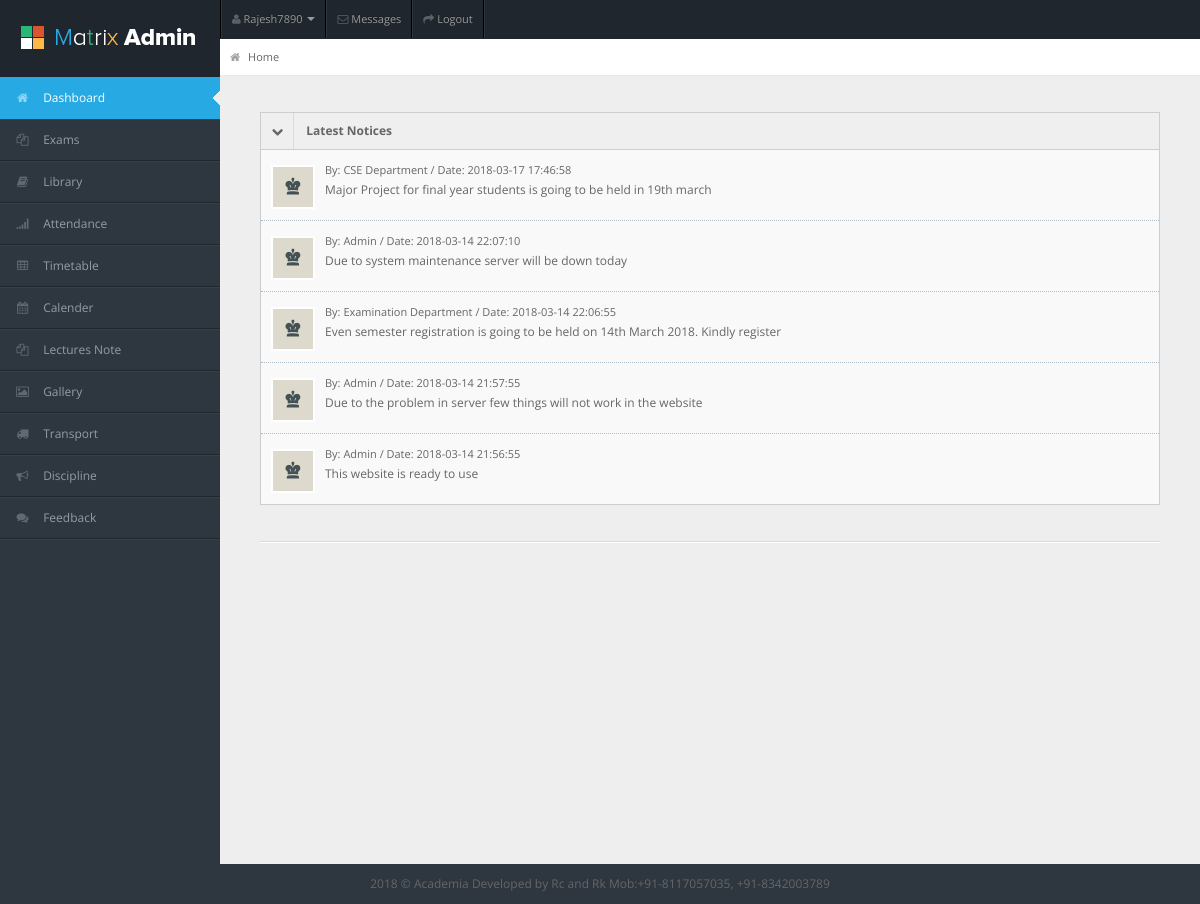
Page /user/notice.php (signed in) on the committed database.
### tables this page shows
CREATE TABLE `notices` (
  `id` int(11) NOT NULL,
  `post_by` varchar(255) NOT NULL,
  `date` timestamp NOT NULL DEFAULT CURRENT_TIMESTAMP ON UPDATE CURRENT_TIMESTAMP,
  `message` text NOT NULL
);

### user/notice.php (the view, shortened to what this page needs)
<?php include "includes/header.php";
?>
<?php
include "includes/db.php";
?>
<div id="sidebar"><a href="#" class="visible-phone"><i class="icon icon-home"></i> Dashboard</a>
  <ul>
    <li class="active"><a href="index.php"><i class="icon icon-home"></i> <span>Dashboard</span></a> </li>
    <li class="submenu"> <a href="#"><i class="icon icon-copy"></i> <span>Exams</span></a>
    </li>
    <li><a href="library.php"><i class="icon icon-book"></i> <span>Library</span></a> </li>
    <li><a href="attendance.php"><i class="icon icon-signal"></i> <span>Attendance</span></a> </li>
    <li><a href="timetable.php"><i class="icon icon-table"></i> <span>Timetable</span></a></li>
    <li><a href="calender.php"><i class="icon icon-calendar"></i> <span>Calender</span></a></li>
    <li><a href="Elearning/pages/site/index.html" target="_blank"><i class="icon icon-copy"></i> <span>Lectures Note</span></a></li>
    <li class="submenu"> <a href="#"><i class="icon icon-picture"></i> <span>Gallery</span></a>
    </li>
    <li><a href="transport.php"><i class="icon icon-truck"></i> <span>Transport</span></a></li>
    <li><a href="discipline.php"><i class="icon icon-bullhorn"></i> <span>Discipline</span></a></li>
    <li><a href="feedback.php"><i class="icon icon-comments"></i> <span>Feedback</span></a></li>
  </ul>
</div>
<div id="content">
  <div id="content-header">
    <div id="breadcrumb"> <a href="index.php" title="Go to Home" class="tip-bottom"><i class="icon-home"></i> Home</a></div>
  </div>
  <div class="container-fluid">
    <div class="container-fluid">
      <div class="row-fluid">
        <div class="span12">
          <div class="widget-box">
            <div class="widget-title bg_ly" data-toggle="collapse" href="#collapseG2"><span class="icon"><i class="icon-chevron-down"></i></span>
              <h5>Latest Notices</h5>
            </div>
            <div class="widget-content nopadding collapse in" id="collapseG2">
              <ul class="recent-posts">
                <?php
                $query = "SELECT * FROM notices ORDER BY id DESC";
                $execute_query = mysqli_query($connection, $query);
                while ($row = mysqli_fetch_array($execute_query)) {
                  echo '<li>
                <div class="user-thumb"> <img width="40" height="40" alt="User" src="img/demo/av1.jpg"> </div>
                <div class="article-post"> <span class="user-info"> By: ' . $row['post_by'] . ' / Date: ' . $row['date'] . ' </span>
                  <p><a href="#">' . $row['message'] . '</a> </p>
                </div>
              </li>';
                }
                ?>
              </ul>
            </div>
          </div>
        </div>
      </div>
      <hr>
    </div>
  </div>
</div>
<?php include "includes/footer.php"; ?>

### user/css/matrix-style.css (style rules this page uses)
* { outline:none !important; -moz-outline: none !important; }
html, body { height:100% }
body { overflow-x: hidden; margin-top: -10px; font-family: 'Open Sans', sans-serif; font-size:12px; color:#666; }
a { color:#666; }
hr { border-top-color:#dadada; }
.bg_ly { background:#ffb848; }
#user-nav > ul > li > a > i, #sidebar li a i { opacity: .5; margin-top: 2px; }
#sidebar { display: block; float: left; position: relative; width: 220px; z-index: 16; }
#sidebar > ul { list-style: none; margin: 0px 0 0; padding: 0; position: absolute; width: 220px; }
#sidebar > ul > li { display: block; position: relative; }
#sidebar > ul > li > a { padding: 10px 0 10px 15px; display: block; color: #939da8; }
#sidebar > ul > li > a > i { margin-right: 10px; }
#sidebar > ul > li.active > a { background: url("../img/menu-active.png") no-repeat scroll right center transparent !important; text-decoration:none; }
#content { background: none repeat scroll 0 0 #eeeeee; margin-left: 220px; margin-right: 0; padding-bottom: 25px; position: relative; min-height:100%; width: auto; }
#content-header { position: abslute; width: 100%; margin-top: -38px; z-index: 20; }
.container-fluid .row-fluid:first-child { margin-top: 20px; }
#breadcrumb { background-color: #fff; border-bottom: 1px solid #e3ebed; }
#breadcrumb a { padding: 8px 20px 8px 10px; display: inline-block; background-image: url('../img/breadcrumb.png'); background-position: center right; background-repeat: no-repeat; font-size: 11px; color: #666666; }
#breadcrumb a:last-child { background-image:none; }
#breadcrumb a i { margin-right: 5px; opacity: .6; }
.stat-boxes .peity_bar_good, .stat-boxes .peity_line_good, { color: #459D1C; }
.widget-box { background: none repeat scroll 0 0 #F9F9F9; border-left: 1px solid #CDCDCD; border-top: 1px solid #CDCDCD; border-right: 1px solid #CDCDCD; clear: both; margin-top: 16px; margin-bottom: 16px; position: relative; }
.widget-title, .modal-header, .table th, div.dataTables_wrapper .ui-widget-header { background:#efefef; border-bottom: 1px solid #CDCDCD; height: 36px; }
.widget-title span.icon { padding: 9px 10px 7px 11px; float: left; border-right:1px solid #dadada; }
.widget-title h5 { color: #666; float: left; font-size: 12px; font-weight: bold; padding: 12px; line-height: 12px; margin: 0; }
.widget-content { padding:15px; border-bottom: 1px solid #cdcdcd; }
.recent-posts, .recent-comments, .recent-users { margin: 0; padding: 0; }
.recent-posts li, .recent-comments li, .article-post li, .recent-users li { border-bottom: 1px dotted #AEBDC8; list-style: none outside none; padding: 10px; }
.recent-posts li:last-child, .recent-comments li:last-child, .recent-users li:last-child { border-bottom: none !important; }
.user-thumb { background: none repeat scroll 0 0 #FFFFFF; float: left; height: 40px; margin-right: 10px; margin-top: 5px; padding: 2px; width: 40px; }
.user-info { color: #666666; font-size: 11px; }
.nopadding { padding: 0 !important; }

### user/css/matrix-media.css (style rules this page uses)
body { background:#2E363F; }
#sidebar > ul { border-bottom: 1px solid #37414b }
#sidebar > ul > li { border-top: 1px solid #37414b; border-bottom: 1px solid #1f262d; }
#sidebar > ul > li.active { background-color: #27a9e3; border-bottom: 1px solid #27a9e3; border-top: 1px solid #27a9e3; }
#sidebar > ul > li.active a { color:#fff; text-decoration:none; }

### rows in the picture
notices: post_by "CSE Department", date "2018-03-17 17:46:58", message "Major Project for final year students is going to be held in 19th march"
notices: post_by "Admin", date "2018-03-14 22:07:10", message "Due to system maintenance server will be down today"
notices: post_by "Examination Department", date "2018-03-14 22:06:55", message "Even semester registration is going to be held on 14th March 2018. Kindly register"
notices: post_by "Admin", date "2018-03-14 21:57:55", message "Due to the problem in server few things will not work in the website"
notices: post_by "Admin", date "2018-03-14 21:56:55", message "This website is ready to use"

### other values in the picture
$_SESSION['username'] "Rajesh7890"
